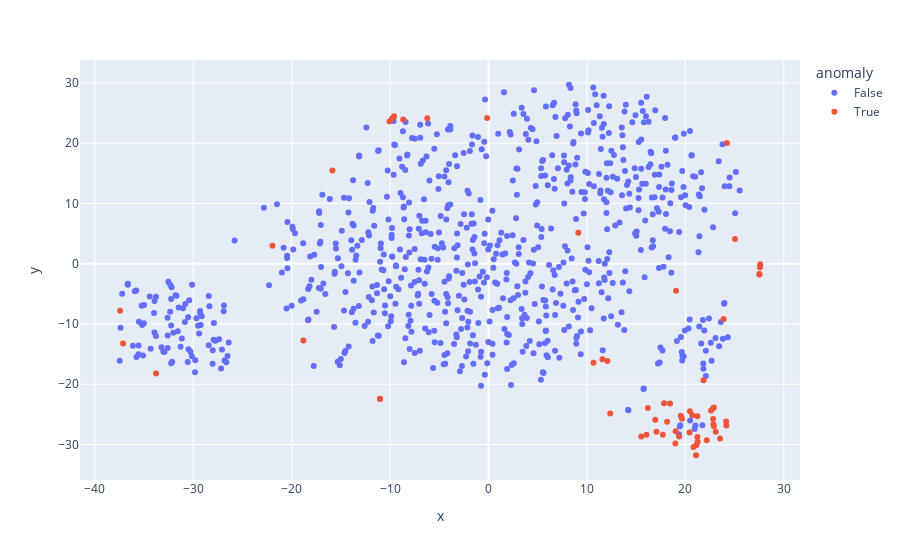

Notebook cell for this chart:
### Markdown cell above
**PLOTLY GRAPHICS**

### Code cell
px.scatter(deco, x='x', y='y', color='anomaly', hover_name='pji')

### Figure 1 — Plotly figure (JSON) as saved in the notebook; plotly's stock layout.template omitted (floating-point values rounded to 4 significant figures; data arrays with more than 128 entries replaced by an {"elided": "..."} marker saying what was removed)
{"data": [{"hovertemplate": "<b>%{hovertext}</b><br><br>anomaly=False<br>x=%{x}<br>y=%{y}<extra></extra>", "hovertext": {"elided": "767 int values"}, "legendgroup": "False", "marker": {"color": "#636efa", "symbol": "circle"}, "mode": "markers", "name": "False", "showlegend": true, "type": "scatter", "x": {"elided": "767 float values"}, "xaxis": "x", "y": {"elided": "767 float values"}, "yaxis": "y"}, {"hovertemplate": "<b>%{hovertext}</b><br><br>anomaly=True<br>x=%{x}<br>y=%{y}<extra></extra>", "hovertext": [460056, 630863, 640060, 740772, 750350, 910458, 911412, 921358, 931371, 940444, 940637, 950084, 950487, 1011259, 1011463, 1011466, 1011483, 1021333, 1030748, 1050753, 1050767, 1121337, 1140456, 1330022, 1330613, 1460426, 1460448, 1511870, 1521028, 1521062, 1531103, 1540963, 1611973, 1611977, 1612028, 1620268, 1620271, 1621105, 1650465, 1660277, 1830813, 1930620, 2151273, 2151275, 2160036, 2230421, 2230478, 2230479, 2250328, 2310329, 2310638, 2320061, 2330062, 2420082, 2420084, 2440056, 2620018, 2710108, 2710124, 2720058, 2730073, 2730079], "legendgroup": "True", "marker": {"color": "#EF553B", "symbol": "circle"}, "mode": "markers", "name": "True", "showlegend": true, "type": "scatter", "x": [-37.14, -33.78, 27.58, -18.82, 21.13, -21.96, 27.52, 23.89, 27.61, 15.52, 22.8, 19.65, 27.52, 19.36, 22.89, 22.6, 23.09, 17.7, -0.1502, 18.98, 10.66, 21.24, 16.94, 21.22, -11.04, -6.225, 19.54, 22.17, 20.42, 18.14, 21.09, -9.603, 22.85, 20.7, 21.22, 22.89, 22.81, 17.06, -15.86, 25.04, 24.16, 20.82, 20.46, 23.53, 9.118, 16.19, 21.84, 12.36, 16.04, 11.57, 24.14, 18.43, 12.08, -37.44, 19.05, 24.22, -10.07, -11.03, 19.0, -8.67, -9.812, 17.83], "xaxis": "x", "y": [-13.25, -18.21, -0.5742, -12.75, -30.09, 2.967, -1.695, -9.182, -0.1029, -28.66, -24.04, -25.72, -1.797, -28.66, -23.87, -24.37, -27.88, -28.38, 24.17, -29.83, -16.42, -29.52, -25.89, -25.32, -22.42, 24.14, -25.22, -29.3, -28.0, -26.24, -31.78, 24.46, -26.64, -25.14, -28.77, -26.96, -25.77, -27.89, 15.49, 4.105, -26.83, -30.43, -24.49, -28.98, 5.124, -23.94, -19.34, -24.85, -28.37, -15.86, -26.16, -23.18, -16.14, -7.802, -4.493, 20.04, 23.6, -22.43, -27.81, 23.93, 24.1, -23.15], "yaxis": "y"}], "layout": {"legend": {"title": {"text": "anomaly"}, "tracegroupgap": 0}, "margin": {"t": 60}, "xaxis": {"anchor": "y", "domain": [0, 1], "title": {"text": "x"}}, "yaxis": {"anchor": "x", "domain": [0, 1], "title": {"text": "y"}}}}
